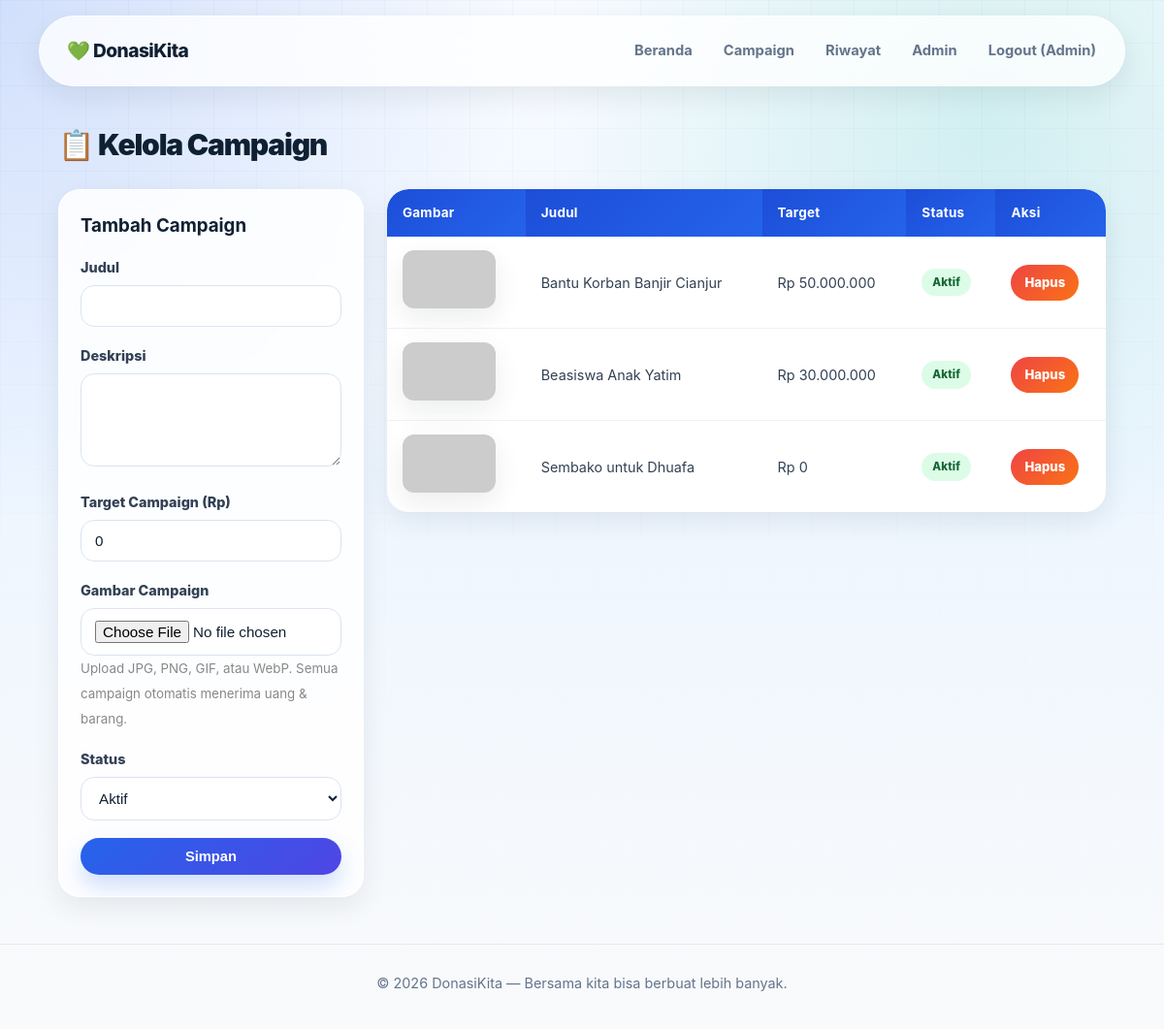
The app's page /admin/campaigns.php (signed in), older data.
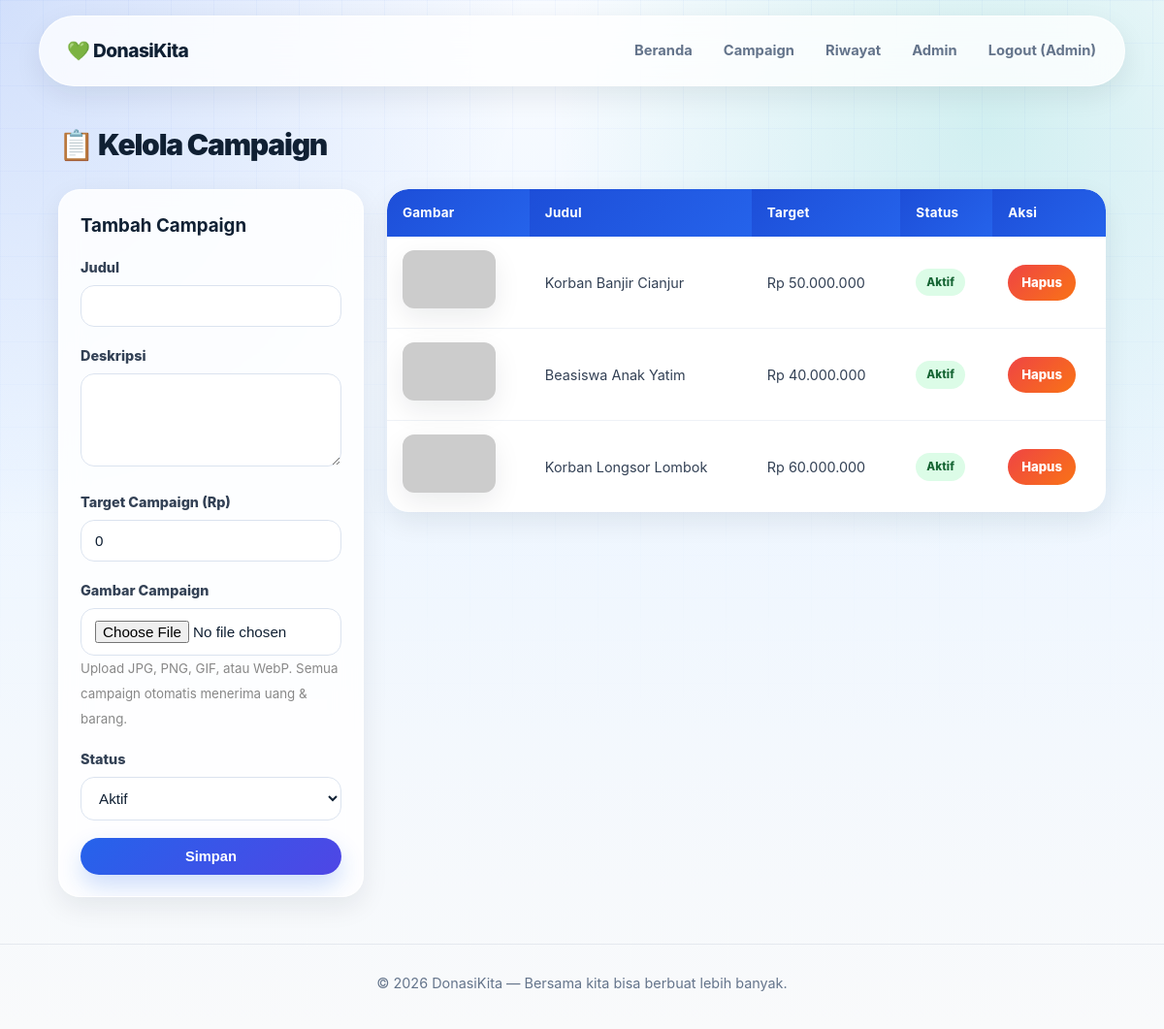
The same page, newer data.
### tables this page shows
CREATE TABLE campaigns (
    id INT AUTO_INCREMENT PRIMARY KEY,
    title VARCHAR(200) NOT NULL,
    description TEXT,
    image VARCHAR(255),
    target_amount DECIMAL(15,2) DEFAULT 0,
    collected_amount DECIMAL(15,2) DEFAULT 0,
    type ENUM('uang','barang','keduanya') DEFAULT 'keduanya',
    status ENUM('aktif','selesai','ditutup') DEFAULT 'aktif',
    created_at TIMESTAMP DEFAULT CURRENT_TIMESTAMP
);

### admin/campaigns.php (the view, shortened to what this page needs)
<?php
require_once '../config/db.php';
$campaigns = $conn->query("SELECT * FROM campaigns ORDER BY created_at DESC");
?>
<!DOCTYPE html>
<html lang="id">
<head>
    <link rel="stylesheet" href="/donasi/assets/style.css">
</head>
<body>
<?php include '../includes/navbar.php'; ?>
<div class="container">
    <h2 class="section-title">📋 Kelola Campaign</h2>
    <div class="admin-grid">
        <div class="card sticky-card">
            <h3 style="margin-bottom:16px">Tambah Campaign</h3>
            <form method="POST" enctype="multipart/form-data">
                <div class="form-group">
                    <label>Judul</label>
                    <input type="text" name="title" required>
                </div>
                <div class="form-group">
                    <label>Deskripsi</label>
                    <textarea name="description"></textarea>
                </div>
                <div class="form-group">
                    <label>Target Campaign (Rp)</label>
                    <input type="number" name="target_amount" value="0" min="0" step="1000" required>
                </div>
                <div class="form-group">
                    <label>Gambar Campaign</label>
                    <input type="file" name="image_file" accept="image/png,image/jpeg,image/gif,image/webp">
                    <small style="color:#888">Upload JPG, PNG, GIF, atau WebP. Semua campaign otomatis menerima uang & barang.</small>
                </div>
                <div class="form-group">
                    <label>Status</label>
                    <select name="status">
                        <option value="aktif">Aktif</option>
                    </select>
                </div>
                <button type="submit" class="btn btn-primary" style="width:100%">Simpan</button>
            </form>
        </div>
        <div>
            <div class="table-wrap">
            <table>
                <thead>
                    <tr><th>Gambar</th><th>Judul</th><th>Target</th><th>Status</th><th>Aksi</th></tr>
                </thead>
                <tbody>
                    <?php while ($c = $campaigns->fetch_assoc()): ?>
                    <tr>
                        <td>
                            <img src="/donasi/assets/images/<?= htmlspecialchars($c['image'] ?? 'default.jpg') ?>"
                                 onerror="this.src='https://placehold.co/96x60/2563eb/white?text=Campaign'"
                                 class="table-thumb" alt="">
                        </td>
                        <td><?= htmlspecialchars($c['title']) ?></td>
                        <td>Rp <?= number_format($c['target_amount'], 0, ',', '.') ?></td>
                        <td><span class="badge badge-<?= $c['status'] ?>"><?= ucfirst($c['status']) ?></span></td>
                        <td>
                            <a href="?delete=<?= $c['id'] ?>" class="btn btn-danger btn-sm" onclick="return confirm('Hapus campaign ini?')">Hapus</a>
                        </td>
                    </tr>
                    <?php endwhile; ?>
                </tbody>
            </table>
            </div>
        </div>
    </div>
</div>
<?php include '../includes/footer.php'; ?>
</body>
</html>

Row changes from the older to the newer data that the page shows:
changed campaigns: title "Bantu Korban Banjir Cianjur" → "Korban Banjir Cianjur"
changed campaigns "Beasiswa Anak Yatim": target_amount "30.000.000" → "40.000.000"
changed campaigns: title "Sembako untuk Dhuafa" → "Korban Longsor Lombok"; target_amount "0" → "60.000.000"
